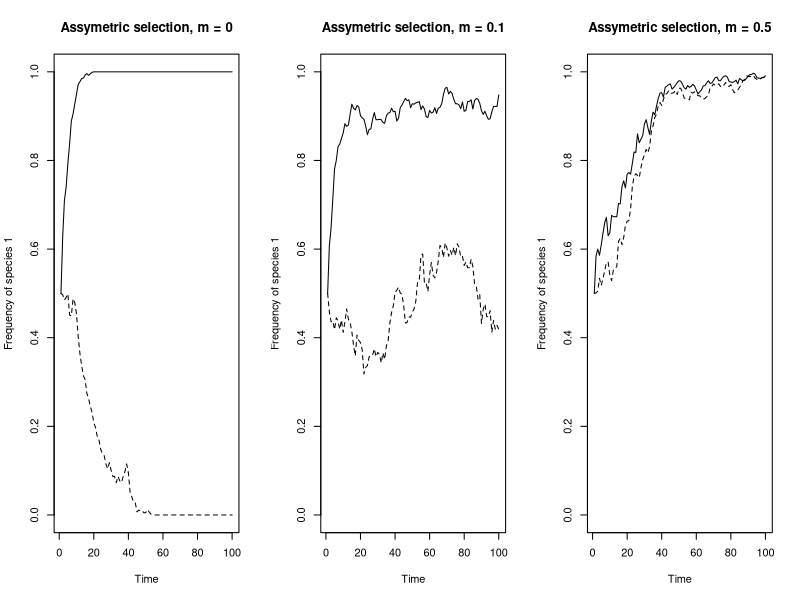
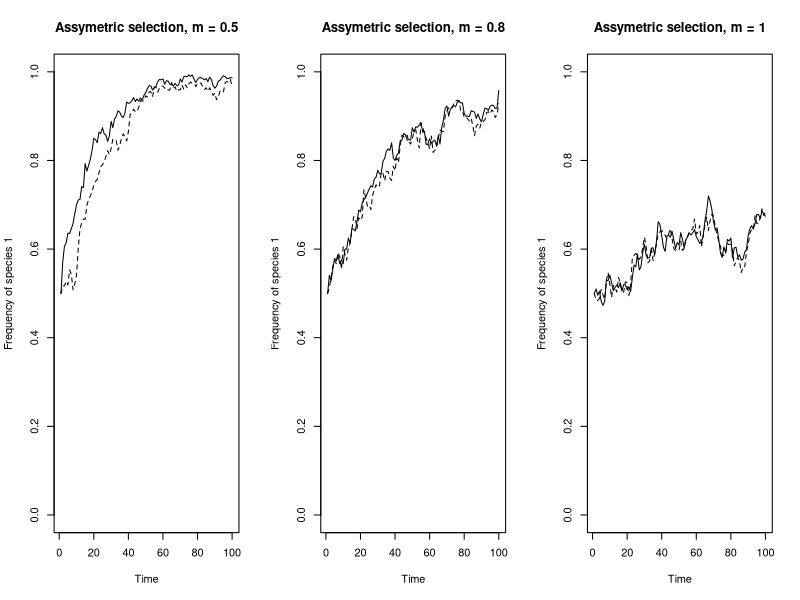
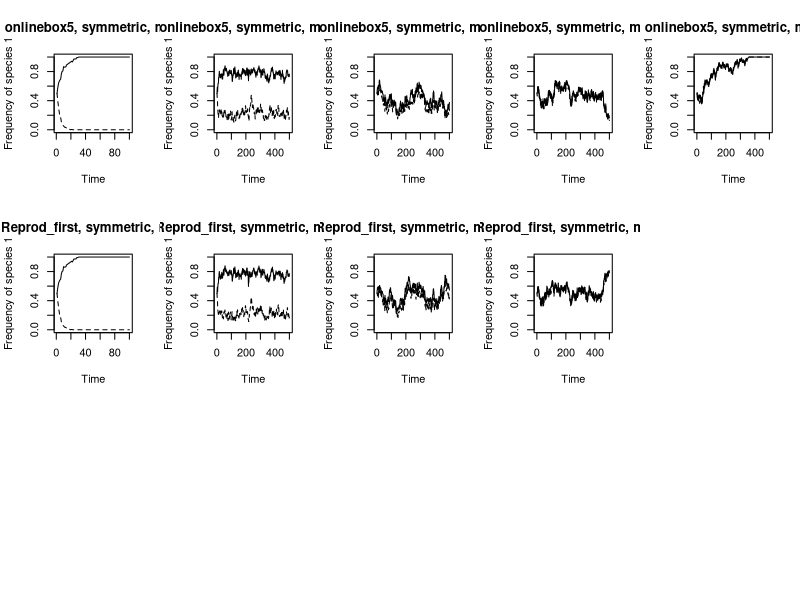

R code for these plots, in order: (Note: a time limit stopped this script after it produced the figures.)
## ---- chunk 1
# First, let's make a function with the code from online box 5 so that we can change parameters with ease.
# The ONLY adjustments made to the code are:
# -- included a init.1.prop variable so we can change the starting frequency of species 1
# -- included a fit.ratio.avg.var variable so we can change the fitness ratios
# -- all constants are now inputs for the function. I've commented out original code so you can see changes that were made.

onlinebox5 <- function(num.years=50, num.patch=10, J=100, init.1.prop=0.5, fit.ratio.avg.var=1, m=0) {
    ## specify parameters, initial conditions, and output matrix
    # num.years <- 50 
    # num.patch <- 10
    freq.1.mat <- matrix(nrow = num.years, ncol = num.patch)
    
    # J <- 100 # number of individuals PER PATCH
    # init.1 <- 0.5*J 
    init.1 <- init.1.prop*J
    COM <- matrix(nrow=J, ncol=num.patch)
    COM[1:init.1,] <- 1; COM[(init.1+1):J,] <- 2 
    
    year <- 2 
    
    # m <- 0
    fit.ratio.avg <- vector(length=num.patch)
    #fit.ratio.avg[] <- 1
    fit.ratio.avg[] <- fit.ratio.avg.var
    freq.dep <- vector(length=num.patch)
    freq.dep[] <- 0
    
    ## record data (frequency of species 1) for year 1
    freq.1.mat[1,] <- init.1/J 
    
    ## run simulation
    for (i in 1:(J*num.patch*(num.years-1))) {
      
      ## choose a patch where a death even will occur
      patch <- sample(1:num.patch,1)
      
      ## calculate Pr.1 if dispersal occurs
      if (runif(1) < m) {
        Pr.1 <- sum(COM==1)/(J*num.patch)
      } else { 
    
      ## calculate Pr.1 if local reproduction (not dispersal)
        freq.1 <- sum(COM[,patch]==1)/J; freq.2 <- 1 - freq.1
        fit.ratio <- exp(freq.dep[patch]*(freq.1-0.5) + log(fit.ratio.avg[patch]))
        Pr.1 <-  fit.ratio*freq.1/(fit.ratio*freq.1 + freq.2)
      }
      
      COM[ceiling(J*runif(1)),patch] <- sample(c(1,2), 1, prob=c(Pr.1,1-Pr.1)) 
    
      ## record data  
      if (i %% (J*num.patch) == 0) {
        freq.1.mat[year,] <- colSums(COM==1)/J
        year <- year + 1 
      }
    } 
    
    ## graph the results
    plot(1:num.years, freq.1.mat[,1], type="l", xlab="Time", 
         ylab="Frequency of species 1", ylim=c(0,1))
    for (i in 2:(num.patch)) {
      lines(1:num.years,freq.1.mat[,i], type="l", lty=2, ylim=c(0,1))
    }
}


## ---- chunk 2

##### m=0.5, J=1000, num.years = 100, num.patch=2 fit.ratio.avg[] <- c(1.5,(1/1.1)) #####
# This simulation is identical to the simulation ran in Figure 6.9
set.seed(512314)
par(mfrow=c(1,3))
onlinebox5(m=0, J=1000, num.years=100, num.patch=2, fit.ratio.avg.var=c(1.5,(1/1.1)))
title(main="Assymetric selection, m = 0")
onlinebox5(m=0.1, J=1000, num.years=100, num.patch=2, fit.ratio.avg.var=c(1.5,(1/1.1)))
title(main="Assymetric selection, m = 0.1")
onlinebox5(m=0.5, J=1000, num.years=100, num.patch=2, fit.ratio.avg.var=c(1.5,(1/1.1)))
title(main="Assymetric selection, m = 0.5")

## ---- chunk 3
##### m=1, J=1000, num.years = 100, num.patch=2 fit.ratio.avg[] <- c(1.5,(1/1.1)) #####
# Try increasing m to 1
set.seed(512314)
par(mfrow=c(1,3))
onlinebox5(m=0.5, J=1000, num.years=100, num.patch=2, fit.ratio.avg.var=c(1.5,(1/1.1)))
title(main="Assymetric selection, m = 0.5")
onlinebox5(m=0.8, J=1000, num.years=100, num.patch=2, fit.ratio.avg.var=c(1.5,(1/1.1)))
title(main="Assymetric selection, m = 0.8")
onlinebox5(m=1, J=1000, num.years=100, num.patch=2, fit.ratio.avg.var=c(1.5,(1/1.1)))
title(main="Assymetric selection, m = 1")

## ---- chunk 4
# Here, we edit the code from online box 5 to include weighted recruits from the metacommunity

onlinebox5_reprod_first <- function(num.years=50, num.patch=10, J=100, init.1.prop=0.5, fit.ratio.avg.var=1, m=0) {
    ## specify parameters, initial conditions, and output matrix
    # num.years <- 50 
    # num.patch <- 10
    freq.1.mat <- matrix(nrow = num.years, ncol = num.patch)
    
    # J <- 100 # number of individuals PER PATCH
    # init.1 <- 0.5*J 
    init.1 <- init.1.prop*J
    COM <- matrix(nrow=J, ncol=num.patch)
    COM[1:init.1,] <- 1; COM[(init.1+1):J,] <- 2 
    
    year <- 2 
    
    # m <- 0
    fit.ratio.avg <- vector(length=num.patch)
    #fit.ratio.avg[] <- 1
    fit.ratio.avg[] <- fit.ratio.avg.var
    freq.dep <- vector(length=num.patch)
    freq.dep[] <- 0
    
    ## record data (frequency of species 1) for year 1
    freq.1.mat[1,] <- init.1/J 
    
    ## run simulation
    for (i in 1:(J*num.patch*(num.years-1))) {
      
      ## choose a patch where a death even will occur
      patch <- sample(1:num.patch,1)
      
      ## calculate Pr.1 if dispersal occurs
      if (runif(1) < m) {
        # Calculate weighted average of contributions from species one in each patch
        # Pr.1 <- sum(COM==1)/(J*num.patch) # Replace this line with the following code:
        Pr.1.weighted <- 0
        for ( p in 1:num.patch ) {
            freq.1 <- sum(COM[,p]==1)/J; freq.2 <- 1-freq.1
            fit.ratio <- exp(freq.dep[p]*(freq.1-0.5) + log(fit.ratio.avg[p]))
            Pr.1 <- fit.ratio*freq.1/(fit.ratio*freq.1 + freq.2)
            Pr.1.weighted <- Pr.1.weighted + Pr.1*length(COM[,p])
        }
        Pr.1 <- Pr.1.weighted/length(COM)
      } else { 
      ## calculate Pr.1 if local reproduction (not dispersal)
        freq.1 <- sum(COM[,patch]==1)/J; freq.2 <- 1 - freq.1
        fit.ratio <- exp(freq.dep[patch]*(freq.1-0.5) + log(fit.ratio.avg[patch]))
        Pr.1 <-  fit.ratio*freq.1/(fit.ratio*freq.1 + freq.2)
      }
      
      COM[ceiling(J*runif(1)),patch] <- sample(c(1,2), 1, prob=c(Pr.1,1-Pr.1)) 
    
      ## record data  
      if (i %% (J*num.patch) == 0) {
        freq.1.mat[year,] <- colSums(COM==1)/J
        year <- year + 1 
      }
    } 
    
    ## graph the results
    plot(1:num.years, freq.1.mat[,1], type="l", xlab="Time", 
         ylab="Frequency of species 1", ylim=c(0,1))
    for (i in 2:(num.patch)) {
      lines(1:num.years,freq.1.mat[,i], type="l", lty=2, ylim=c(0,1))
    }
}


## ---- chunk 5
# Here, we edit the code from online box 5 to include weighted recruits from the metacommunity

onlinebox5_disp_first <- function(num.years=50, num.patch=10, J=100, init.1.prop=0.5, fit.ratio.avg.var=1, m=0) {
    ## specify parameters, initial conditions, and output matrix
    # num.years <- 50 
    # num.patch <- 10
    freq.1.mat <- matrix(nrow = num.years, ncol = num.patch)

    # J <- 100 # number of individuals PER PATCH
    # init.1 <- 0.5*J 
    init.1 <- init.1.prop*J
    COM <- matrix(nrow=J, ncol=num.patch)
    COM[1:init.1,] <- 1; COM[(init.1+1):J,] <- 2 
    
    year <- 2 
    
    # m <- 0
    fit.ratio.avg <- vector(length=num.patch)
    #fit.ratio.avg[] <- 1
    fit.ratio.avg[] <- fit.ratio.avg.var
    freq.dep <- vector(length=num.patch)
    freq.dep[] <- 0
    
    ## record data (frequency of species 1) for year 1
    freq.1.mat[1,] <- init.1/J 

    ## run simulation
    for (i in 1:(J*num.patch*(num.years-1))) {
      
      ## choose a patch where a death even will occur
      patch <- sample(1:num.patch,1)
      
      ## calculate Pr.1 if dispersal occurs
      if (runif(1) < m) {
        # Calculate weighted average of contributions from species one in each patch
        # Pr.1 <- sum(COM==1)/(J*num.patch) # Replace this line with the following code:
        freq.1 <- sum(COM==1)/length(COM); freq.2 <- 1 - freq.1
        fit.ratio <- exp(freq.dep[patch]*(freq.1-0.5) + log(fit.ratio.avg[patch]))
        Pr.1 <- fit.ratio*freq.1/(fit.ratio*freq.1 + freq.2)
      } else { 
      ## calculate Pr.1 if local reproduction (not dispersal)
        freq.1 <- sum(COM[,patch]==1)/J; freq.2 <- 1 - freq.1
        fit.ratio <- exp(freq.dep[patch]*(freq.1-0.5) + log(fit.ratio.avg[patch]))
        Pr.1 <-  fit.ratio*freq.1/(fit.ratio*freq.1 + freq.2)
      }
      
      COM[ceiling(J*runif(1)),patch] <- sample(c(1,2), 1, prob=c(Pr.1,1-Pr.1)) 
    
      ## record data  
      if (i %% (J*num.patch) == 0) {
        freq.1.mat[year,] <- colSums(COM==1)/J
        year <- year + 1 
      }
    } 
    
    ## graph the results
    plot(1:num.years, freq.1.mat[,1], type="l", xlab="Time", 
         ylab="Frequency of species 1", ylim=c(0,1))
    for (i in 2:(num.patch)) {
      lines(1:num.years,freq.1.mat[,i], type="l", lty=2, ylim=c(0,1))
    }
    
}


## ---- chunk 6

par(mfrow=c(3,5))
# Symmetric
set.seed(532948)
onlinebox5(m=0, J=500, num.years=100, num.patch=2, fit.ratio.avg.var=c(1.2,(1/1.2)))
title(main="onlinebox5, symmetric, m=0")
onlinebox5(m=0.1, J=500, num.years=500, num.patch=2, fit.ratio.avg.var=c(1.2,(1/1.2)))
title(main="onlinebox5, symmetric, m=0.1")
onlinebox5(m=0.5, J=500, num.years=500, num.patch=2, fit.ratio.avg.var=c(1.2,(1/1.2)))
title(main="onlinebox5, symmetric, m=0.5")
onlinebox5(m=0.8, J=500, num.years=500, num.patch=2, fit.ratio.avg.var=c(1.2,(1/1.2)))
title(main="onlinebox5, symmetric, m=0.8")
onlinebox5(m=1, J=500, num.years=500, num.patch=2, fit.ratio.avg.var=c(1.2,(1/1.2)))
title(main="onlinebox5, symmetric, m=1")

# Reproduction before dispersal
set.seed(532948)
onlinebox5_reprod_first(m=0, J=500, num.years=100, num.patch=2, fit.ratio.avg.var=c(1.2,(1/1.2)))
title(main="Reprod_first, symmetric, m=0")
onlinebox5_reprod_first(m=0.1, J=500, num.years=500, num.patch=2, fit.ratio.avg.var=c(1.2,(1/1.2)))
title(main="Reprod_first, symmetric, m=0.1")
onlinebox5_reprod_first(m=0.5, J=500, num.years=500, num.patch=2, fit.ratio.avg.var=c(1.2,(1/1.2)))
title(main="Reprod_first, symmetric, m=0.5")
onlinebox5_reprod_first(m=0.8, J=500, num.years=500, num.patch=2, fit.ratio.avg.var=c(1.2,(1/1.2)))
title(main="Reprod_first, symmetric, m=0.8")
onlinebox5_reprod_first(m=1, J=500, num.years=500, num.patch=2, fit.ratio.avg.var=c(1.2,(1/1.2)))
title(main="Reprod_first, symmetric, m=1")

# Dispersal before reproduction
set.seed(532948)
onlinebox5_disp_first(m=0, J=500, num.years=100, num.patch=2, fit.ratio.avg.var=c(1.2,(1/1.2)))
title(main="Disp_first, symmetric, m=0")
onlinebox5_disp_first(m=0.1, J=500, num.years=500, num.patch=2, fit.ratio.avg.var=c(1.2,(1/1.2)))
title(main="Disp_first, symmetric, m=0.1")
onlinebox5_disp_first(m=0.5, J=500, num.years=500, num.patch=2, fit.ratio.avg.var=c(1.2,(1/1.2)))
title(main="Disp_first, symmetric, m=0.5")
onlinebox5_disp_first(m=0.8, J=500, num.years=500, num.patch=2, fit.ratio.avg.var=c(1.2,(1/1.2)))
title(main="Disp_first, symmetric, m=0.8")
onlinebox5_disp_first(m=1, J=500, num.years=500, num.patch=2, fit.ratio.avg.var=c(1.2,(1/1.2)))
title(main="Disp_first, symmetric, m=1")

## ---- chunk 7

par(mfrow=c(3,5))
# Assymetric
set.seed(532948)
onlinebox5(m=0, J=500, num.years=100, num.patch=2, fit.ratio.avg.var=c(1.5,(1/1.1)))
title(main="onlinebox5, asymmetric, m=0")
onlinebox5(m=0.1, J=500, num.years=500, num.patch=2, fit.ratio.avg.var=c(1.5,(1/1.1)))
title(main="onlinebox5, asymmetric, m=0.1")
onlinebox5(m=0.5, J=500, num.years=500, num.patch=2, fit.ratio.avg.var=c(1.5,(1/1.1)))
title(main="onlinebox5, asymmetric, m=0.5")
onlinebox5(m=0.8, J=500, num.years=500, num.patch=2, fit.ratio.avg.var=c(1.5,(1/1.1)))
title(main="onlinebox5, asymmetric, m=0.8")
onlinebox5(m=1, J=500, num.years=500, num.patch=2, fit.ratio.avg.var=c(1.5,(1/1.1)))
title(main="onlinebox5, asymmetric, m=1")

# Selection at reproduction
set.seed(532948)
onlinebox5_reprod_first(m=0, J=500, num.years=100, num.patch=2, fit.ratio.avg.var=c(1.5,(1/1.1)))
title(main="Reprod_first, asymmetric, m=0")
onlinebox5_reprod_first(m=0.1, J=500, num.years=500, num.patch=2, fit.ratio.avg.var=c(1.5,(1/1.1)))
title(main="Reprod_first, asymmetric, m=0.1")
onlinebox5_reprod_first(m=0.5, J=500, num.years=500, num.patch=2, fit.ratio.avg.var=c(1.5,(1/1.1)))
title(main="Reprod_first, asymmetric, m=0.5")
onlinebox5_reprod_first(m=0.8, J=500, num.years=500, num.patch=2, fit.ratio.avg.var=c(1.5,(1/1.1)))
title(main="Reprod_first, asymmetric, m=0.8")
onlinebox5_reprod_first(m=1, J=500, num.years=500, num.patch=2, fit.ratio.avg.var=c(1.5,(1/1.1)))
title(main="Reprod_first, asymmetric, m=1")

# Selection at establishment
set.seed(532948)
onlinebox5_disp_first(m=0, J=500, num.years=100, num.patch=2, fit.ratio.avg.var=c(1.5,(1/1.1)))
title(main="Disp_first, asymmetric, m=0")
onlinebox5_disp_first(m=0.1, J=500, num.years=500, num.patch=2, fit.ratio.avg.var=c(1.5,(1/1.1)))
title(main="Disp_first, asymmetric, m=0.1")
onlinebox5_disp_first(m=0.5, J=500, num.years=500, num.patch=2, fit.ratio.avg.var=c(1.5,(1/1.1)))
title(main="Disp_first, asymmetric, m=0.5")
onlinebox5_disp_first(m=0.8, J=500, num.years=500, num.patch=2, fit.ratio.avg.var=c(1.5,(1/1.1)))
title(main="Disp_first, asymmetric, m=0.8")
onlinebox5_disp_first(m=1, J=500, num.years=500, num.patch=2, fit.ratio.avg.var=c(1.5,(1/1.1)))
title(main="Disp_first, asymmetric, m=1")
